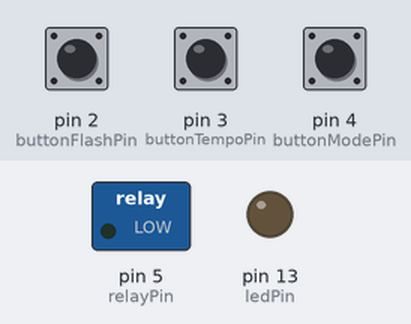
This sketch was run on a simulated Arduino Uno, built with avr-gcc and run on an emulated ATmega328P. On the bench: switched loads named in the sketch (green lamp = pin HIGH), output pins drawn as LEDs (lit = HIGH). The inputs (shaded band) are chosen by the test bench; at power-on: pin 2 (buttonFlashPin) LOW, pin 4 (buttonModePin) LOW, pin 3 (buttonTempoPin) LOW.

Above: at 1.2 s.
1.3 s: pin 2 (buttonFlashPin) pulled HIGH for 0.15 s
At 2.0 s:
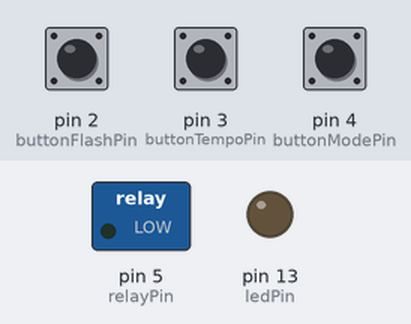
2.9 s: pin 4 (buttonModePin) pulled HIGH for 0.15 s
At 4.1 s:
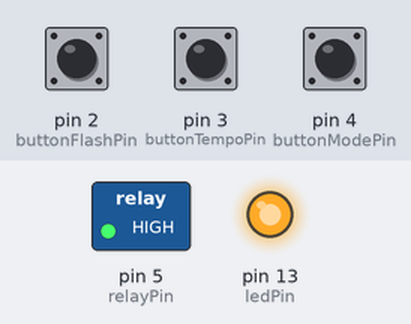
4.5 s: pin 4 (buttonModePin) pulled HIGH for 1 s
At 6.2 s:
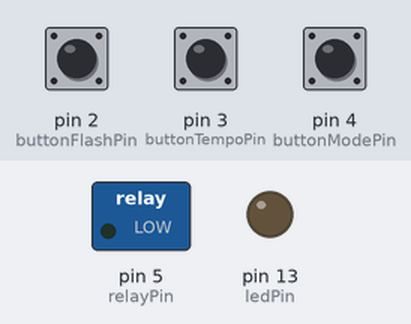
8.5 s: pin 3 (buttonTempoPin) pulled HIGH for 0.15 s
Timing chart, 0 to 12.5 s (numbered marks = the images above; inputs shaded):
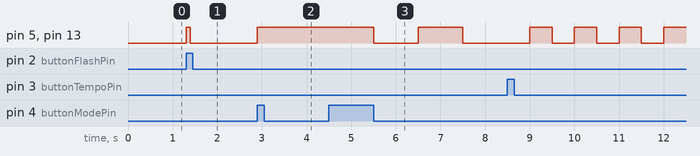

The sketch:

MOLLY-Strobe.ino
```cpp
const int buttonFlashPin = 2;
int buttonFlashState = 0;
int buttonFlashLastState = 0;

const int buttonTempoPin = 3;
int buttonTempoState = 0;
int buttonTempoLastState = 0;

const int buttonModePin = 4;
int buttonModeState = 0;
int buttonModeLastState = 0;


const int relayPin = 5;

const int ledPin = 13;

unsigned long tapTimeFirst;
unsigned long tapTimePrevious;
float tapCount = 0;
float tapBPM = 120;

unsigned long lastStrobeTime;
int strobeDuration = 1000;
int strobeState = LOW;
int lastStrobeState = LOW;


int currentMode = 0;
// 0 = Off
// 1 = On
// 2 = Strobe
// 3 = Strobe short

void setup(){
  pinMode(buttonFlashPin, INPUT);
  pinMode(buttonTempoPin, INPUT);
  pinMode(buttonModePin, INPUT);
  pinMode(relayPin, OUTPUT);
  pinMode(ledPin, OUTPUT);

  Serial.begin(9600);
}

void loop(){

  buttonFlashState = digitalRead(buttonFlashPin);
  buttonTempoState = digitalRead(buttonTempoPin);
  buttonModeState = digitalRead(buttonModePin);

  if( buttonFlashState != buttonFlashLastState && currentMode == 0 ){

    if( buttonFlashState == HIGH ){
      switchRelay(HIGH);
      delay(100);
      switchRelay(LOW);
    }

    buttonFlashLastState = buttonFlashState;
  }


  if( buttonModeState != buttonModeLastState ){

    if( buttonModeState == HIGH ){

      currentMode++;

      if( currentMode > 3 ){
        currentMode = 0;
      }

      switchedMode();
    }

    buttonModeLastState = buttonModeState;
  }


  if( buttonTempoState != buttonTempoLastState ){

    if( buttonTempoState == HIGH ){
      tappedTempo();
    }

    buttonTempoLastState = buttonTempoState;
  }

  if( currentMode == 2 || currentMode == 3 ){
    strobe();
  }

}

void switchedMode(){
  if( currentMode == 0 ){
    switchRelay(LOW);
  }

  if( currentMode == 1 ){
    switchRelay(HIGH);
  }
}

void strobe(){
  unsigned long now = millis();

  if( now - lastStrobeTime >= strobeDuration && strobeState == LOW ){
    lastStrobeTime = now;
    strobeState = HIGH;
    doStrobe();
  }else if( now - lastStrobeTime >= strobeDuration && strobeState == HIGH ){
    lastStrobeTime = now;
    strobeState = LOW;
    doStrobe();
  }

}

void doStrobe(){
  if( lastStrobeState != strobeState ){
    switchRelay(strobeState);

    lastStrobeState = strobeState;

    if( strobeState == HIGH && currentMode == 3 ){
      delay(100);
      switchRelay(LOW);
    }
  }
}

void switchRelay(int state){
  digitalWrite(relayPin, state);
  digitalWrite(ledPin, state);
}

void tappedTempo(){

  unsigned long time = millis();

  if( ( time - tapTimePrevious ) > 3000 ){
    tapCount = 0;
  }

  if( tapCount == 0 ){
    tapTimeFirst = millis();
  }else{
    tapBPM = 60000 * tapCount / ( time - tapTimeFirst );
  }

  tapTimePrevious = time;
  tapCount++;

  strobeDuration = 60 / tapBPM * 1000;

  if( strobeDuration < 100 || strobeDuration > 10000 ){
    strobeDuration = 1000;
  }
  lastStrobeTime = 0;
}
```

Measured:
- after the input at 1.3 s, pin 5 (relayPin), pin 13 (ledPin): LOW → HIGH at once, → LOW 0.10 s later
- after the input at 2.9 s, pin 5 (relayPin), pin 13 (ledPin): LOW → HIGH at once
- after the input at 4.5 s, pin 5 (relayPin), pin 13 (ledPin): HIGH → LOW after 1.0 s, → HIGH 1.0 s later, → LOW 1.0 s later
